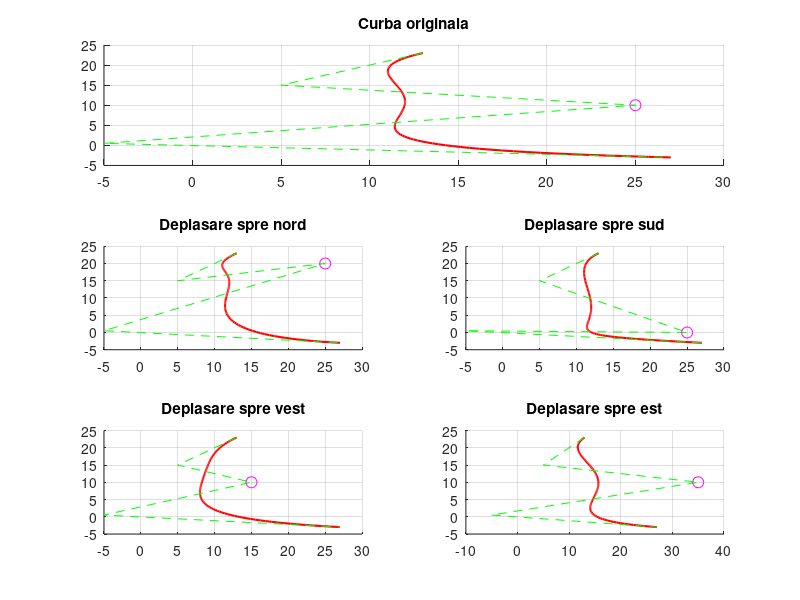

Recreate this plot in MATLAB.
function modificare_locala_CB()

% --> Am luat curba din stanga de la functia fata_1_curbe.m <--

t = linspace(0,1); % Parametrul
% Punctele de control 
P0 = [13;23];
P1 = [5;15];
P2_original = [25;10];
P2_nord = [25;20];
P2_sud = [25;0];
P2_vest = [15;10];
P2_est = [35;10];
P3 = [-5;0.5];
P4 = [27;-3];
% Polinoamele Bernstein de gradul 4
B0 = (1-t).^4;
B1 = 4.*(1-t).^3.*t;
B2 = 6.*(1-t).^2.*t.^2;
B3 = 4.*(1-t).*t.^3;
B4 = t.^4;
B = [B0;B1;B2;B3;B4]; % Matricea care cuprinde toate polinoamele Bernstein
% Curba Bezier
f1 = [P0 P1 P2_original P3 P4]*B;
f2 = [P0 P1 P2_nord P3 P4]*B;
f3 = [P0 P1 P2_sud P3 P4]*B;
f4 = [P0 P1 P2_vest P3 P4]*B;
f5 = [P0 P1 P2_est P3 P4]*B;

% --> Desenare grafic <--
subplot(3,2,[1,2])
hold on 
plot(f1(1,:),f1(2,:),'r-','LineWidth',1.5)
plot([P0(1,:),P1(1,:),P2_original(1,:),P3(1,:),P4(1,:)],[P0(2,:),P1(2,:),P2_original(2,:),P3(2,:),P4(2,:)],'g--')
plot(P2_original(1,:),P2_original(2,:),'mo','MarkerSize',8)
title("Curba originala")
grid on
hold off

subplot(3,2,3)
hold on 
plot(f2(1,:),f2(2,:),'r','LineWidth',1.5)
plot([P0(1,:),P1(1,:),P2_nord(1,:),P3(1,:),P4(1,:)],[P0(2,:),P1(2,:),P2_nord(2,:),P3(2,:),P4(2,:)],'g--')
plot(P2_nord(1,:),P2_nord(2,:),'mo','MarkerSize',8)
title("Deplasare spre nord")
grid on
hold off

subplot(3,2,4)
hold on 
plot(f3(1,:),f3(2,:),'r','LineWidth',1.5)
plot([P0(1,:),P1(1,:),P2_sud(1,:),P3(1,:),P4(1,:)],[P0(2,:),P1(2,:),P2_sud(2,:),P3(2,:),P4(2,:)],'g--')
plot(P2_sud(1,:),P2_sud(2,:),'mo','MarkerSize',8)
title("Deplasare spre sud")
grid on
hold off

subplot(3,2,5)
hold on 
plot(f4(1,:),f4(2,:),'r','LineWidth',1.5)
plot([P0(1,:),P1(1,:),P2_vest(1,:),P3(1,:),P4(1,:)],[P0(2,:),P1(2,:),P2_vest(2,:),P3(2,:),P4(2,:)],'g--')
plot(P2_vest(1,:),P2_vest(2,:),'mo','MarkerSize',8)
title("Deplasare spre vest")
grid on
hold off

subplot(3,2,6)
hold on 
plot(f5(1,:),f5(2,:),'r','LineWidth',1.5)
plot([P0(1,:),P1(1,:),P2_est(1,:),P3(1,:),P4(1,:)],[P0(2,:),P1(2,:),P2_est(2,:),P3(2,:),P4(2,:)],'g--')
plot(P2_est(1,:),P2_est(2,:),'mo','MarkerSize',8)
title("Deplasare spre est")
grid on
hold off

end
